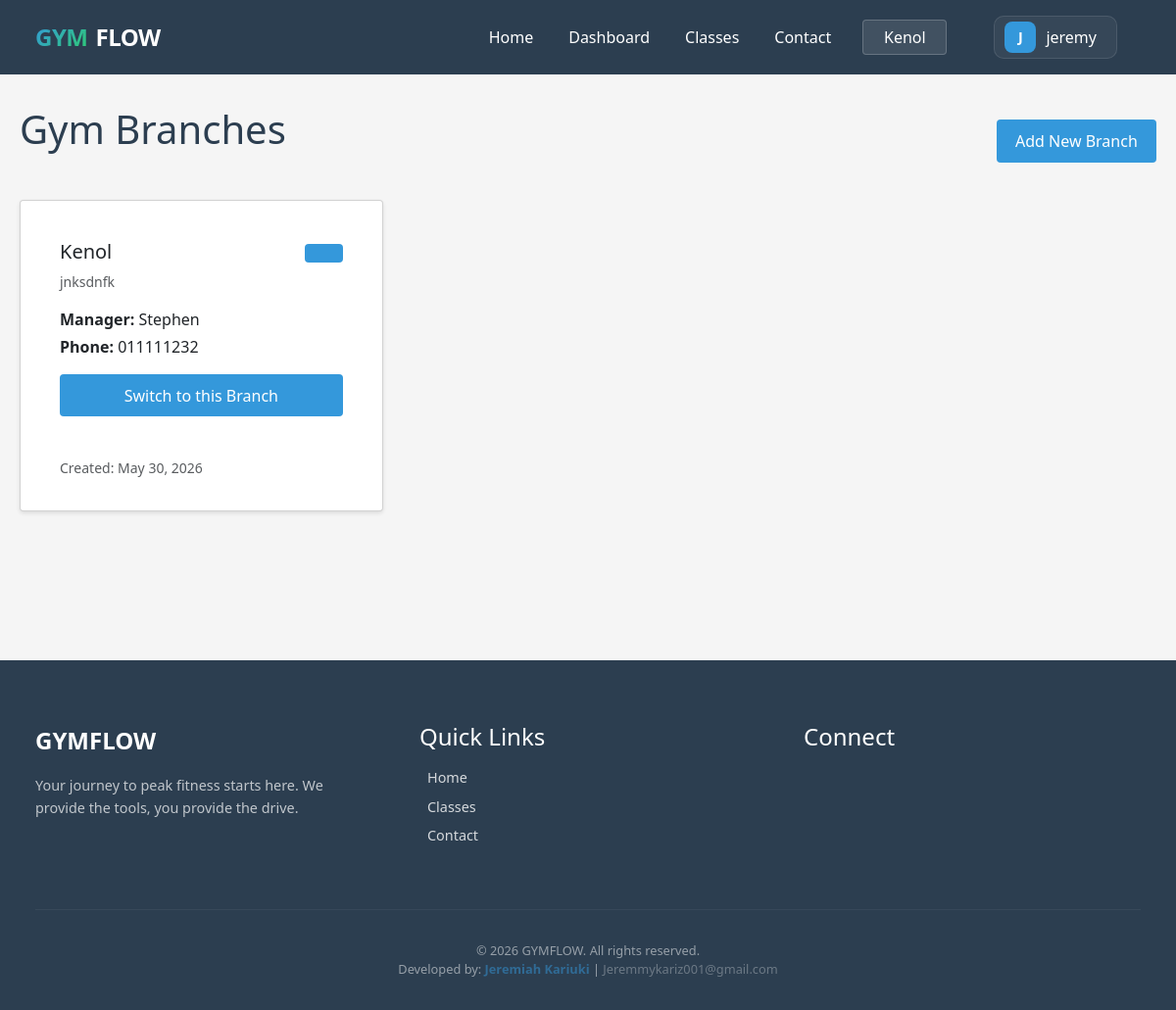
The app's page /manage/branches/ (signed in) with its own data.
### base/gym/models.py (models this page shows, shortened)
class Branch(models.Model):
    name = models.CharField(max_length=100)
    address = models.TextField()
    phone = models.CharField(max_length=20)
    email = models.EmailField()
    manager_name = models.CharField(max_length=100)
    logo = models.ImageField(upload_to='branch_logos/', blank=True, null=True)
    logo_url = models.URLField(blank=True, null=True)
    created_at = models.DateTimeField(auto_now_add=True)

### base/gym/views/branches.py (the view)
# urls.py: path("manage/branches/", views.branch_list, name="branch_list"),
@user_passes_test(is_admin)
def branch_list(request):
    branches = Branch.objects.all().order_by('-created_at')
    return render(request, "gym/admin/branches/branch_list.html", {"branches": branches})

### base/gym/context_processors.py (called while the page is built)
def branch_context(request):
    active_branch_id = request.session.get('active_branch_id')
    active_branch = None
    if active_branch_id:
        try:
            active_branch = Branch.objects.get(id=active_branch_id)
        except Branch.DoesNotExist:
            pass
    return {
        'all_branches': Branch.objects.all(),
        'active_branch': active_branch,
    }

### base/gym/views/branches.py (called while the page is built)
def is_admin(user):
    return user.is_authenticated and user.is_staff

### base/templates/gym/admin/branches/branch_list.html (shortened to what this page needs)
{% extends 'gym/base.html' %}
{% block content %}
<div class="d-flex justify-content-between align-items-center mb-4">
    <h1>Gym Branches</h1>
    <a href="{% url 'branch_create' %}" class="btn btn-primary">
         Add New Branch
    </a>
</div>
<div class="row">
    {% for branch in branches %}
    <div class="col-md-4 mb-4">
        <div class="card h-100">
            <div class="card-body">
                <div class="d-flex justify-content-between align-items-start mb-2">
                    <div class="d-flex align-items-center">
                        <h5 class="card-title mb-0">{{ branch.name }}</h5>
                    </div>
                    <div class="dropdown">
                        <button class="btn btn-sm btn-link text-muted" type="button" data-bs-toggle="dropdown">
                        </button>
                    </div>
                </div>
                <p class="text-muted small mb-3"> {{ branch.address }}</p>
                <div class="mb-3">
                    <p class="mb-1"><strong>Manager:</strong> {{ branch.manager_name }}</p>
                    <p class="mb-1"><strong>Phone:</strong> {{ branch.phone }}</p>
                </div>
                <div class="d-grid gap-2">
                    <a href="{% url 'set_active_branch' branch.id %}?next={{ request.get_full_path }}"
                        class="btn btn-outline-primary btn-sm">
                        Switch to this Branch
                    </a>
                </div>
            </div>
            <div class="card-footer bg-transparent border-top-0">
                <small class="text-muted">Created: {{ branch.created_at|date:"M d, Y" }}</small>
            </div>
        </div>
    </div>
    {% empty %}
    <div class="col-12 text-center py-5">
        <p class="lead text-muted">No branches found. Start by adding your primary location!</p>
    </div>
    {% endfor %}
</div>
{% endblock %}

### base/templates/gym/base.html (shortened to what this page needs)
{% load static %}
<!DOCTYPE html>
<html lang="en">
<head>
    <link href="https://cdn.jsdelivr.net/npm/bootstrap@5.3.0/dist/css/bootstrap.min.css" rel="stylesheet">
    <link rel="stylesheet" href="{% static 'gym/css/main.css' %}?v=1.1">
</head>
<body class="{% block body_class %}{% endblock %}">
    <nav>
        <div class="container nav-container">
            <div class="brand">
                <span class="brand-gym">GYM</span>
                <span class="brand-flow">FLOW</span>
            </div>
            <div class="nav-links">
                <a href="{% url 'home' %}" class="{% if request.resolver_match.url_name == 'home' %}active{% endif %}">
                     Home
                </a>
                {% if user.is_authenticated %}
                <a href="{% url 'portal_dashboard' %}"
                    class="{% if request.resolver_match.url_name == 'portal_dashboard' %}active{% endif %}">
                     Dashboard
                </a>
                {% endif %}
                <a href="{% url 'class_schedule' %}"
                    class="{% if request.resolver_match.url_name == 'class_schedule' %}active{% endif %}">
                    Classes
                </a>
                <a href="{% url 'contact' %}"
                    class="{% if request.resolver_match.url_name == 'contact' %}active{% endif %}">
                     Contact
                </a>
                {% if user.is_authenticated %}
                {% if user.is_staff %}
                <div class="branch-selector">
                    <button class="branch-btn" onclick="this.nextElementSibling.classList.toggle('show')">
                        {% if active_branch %}{{ active_branch.name }}{% else %}{{
                        request.session.active_branch_name|default:"Overall" }}{% endif %}
                    </button>
                </div>
                {% endif %}
                {% with m_name=user.member_profile.full_name|default:user.username %}
                <div class="header-profile-dropdown">
                    <a href="javascript:void(0)" class="header-profile-link" id="profileTrigger">
                        <div class="avatar-nav">
                            {% if user.member_profile.profile_picture %}
                            <img src="{{ user.member_profile.profile_picture.url|default:user.member_profile.profile_picture }}"
                                alt="" class="avatar-img">
                            {% else %}
                            {{ m_name|slice:":1"|upper }}
                            {% endif %}
                        </div>
                        <span class="d-none d-lg-inline">{{ m_name }}</span>
                    </a>
                </div>
                {% endwith %}
                {% else %}
                <a href="{% url 'login' %}" class="btn btn-login">Login</a>
                {% endif %}
            </div>
        </div>
    </nav>
    <div class="container">
        {% block content %}{% endblock %}
    </div>
    <footer class="site-footer">
        <div class="container">
            <div class="footer-grid">
                <div>
                    <div class="footer-brand">GYMFLOW</div>
                    <p class="footer-tagline">Your journey to peak fitness starts
                        here. We provide the tools, you provide the drive.</p>
                </div>
                <div>
                    <h4 class="footer-heading">Quick Links</h4>
                    <ul class="footer-links">
                        <li>
                            <a href="{% url 'home' %}">
                                 Home
                            </a>
                        </li>
                        <li>
                            <a href="{% url 'class_schedule' %}">
                                 Classes
                            </a>
                        </li>
                        <li>
                            <a href="{% url 'contact' %}">
                                 Contact
                            </a>
                        </li>
                    </ul>
                </div>
                <div>
                    <h4 class="footer-heading">Connect</h4>
                </div>
            </div>
            <div class="footer-bottom">
                <div class="footer-copyright">
                    &copy; 2026 GYMFLOW. All rights reserved.
                </div>
                <div class="footer-developer">
                    Developed by: <span style="color: #3498db; font-weight: 600;">Jeremiah Kariuki</span> |
                    <a href="mailto:Jeremmykariz001@gmail.com"
                        style="color: rgba(255,255,255,0.6); text-decoration: none; transition: 0.3s;"
                        onmouseover="this.style.color='#3498db'" onmouseout="this.style.color='rgba(255,255,255,0.6)'">
                         Jeremmykariz001@gmail.com
                    </a>
                </div>
            </div>
        </div>
    </footer>
</body>
</html>

### static/gym/css/main.css (style rules this page uses)
* { margin: 0; padding: 0; box-sizing: border-box; }
body { font-family: 'Segoe UI', Tahoma, Geneva, Verdana, sans-serif; background-color: #f5f5f5; color: #333; }
nav { background-color: #2c3e50; color: white; padding: 1rem; margin-bottom: 2rem; }
nav a { color: white; text-decoration: none; margin-right: 1.5rem; font-weight: 500; }
.container { max-width: 1200px; margin: 0 auto; padding: 0 20px; }
.nav-container { display: flex; align-items: center; justify-content: space-between; }
.nav-links { display: flex; align-items: center; gap: 0.5rem; }
h1 { color: #2c3e50; margin-bottom: 1.5rem; }
.btn { display: inline-block; padding: 0.6rem 1.2rem; background-color: #3498db; color: white; text-decoration: none; border: none; border-radius: 4px; cursor: pointer; font-size: 1rem; transition: background-color 0.3s; }
.card { background: white; padding: 1.5rem; border-radius: 4px; box-shadow: 0 2px 4px rgba(0, 0, 0, 0.1); margin-bottom: 1rem; }
.branch-selector { display: inline-block; margin-right: 1.5rem; position: relative; }
.branch-btn { background: rgba(255, 255, 255, 0.1); border: 1px solid rgba(255, 255, 255, 0.2); color: white; padding: 0.3rem 0.8rem; border-radius: 4px; display: flex; align-items: center; gap: 0.5rem; cursor: pointer; }
.brand { font-size: 1.5rem; font-weight: 800; letter-spacing: -0.5px; display: flex; align-items: center; gap: 0.5rem; }
.brand-gym { background: linear-gradient(135deg, #3498db, #2ecc71); background-clip: text; -webkit-background-clip: text; -webkit-text-fill-color: transparent; }
.brand-flow { color: #fff; }
.header-profile-dropdown { position: relative; margin-left: 1rem; }
.header-profile-link { display: flex; align-items: center; gap: 10px; padding: 5px 10px; border-radius: 10px; background: rgba(255, 255, 255, 0.05); border: 1px solid rgba(255, 255, 255, 0.1); transition: all 0.3s ease; }
.avatar-nav { width: 32px; height: 32px; background: #3498db; color: white; display: flex; align-items: center; justify-content: center; border-radius: 8px; font-weight: 700; font-size: 0.9rem; overflow: hidden; }
.site-footer { background: #2c3e50; color: white; padding: 4rem 1rem 2rem; margin-top: 8rem; }
.footer-grid { display: grid; grid-template-columns: repeat(auto-fit, minmax(200px, 1fr)); gap: 3rem; }
.footer-brand { font-size: 1.5rem; font-weight: 800; margin-bottom: 1rem; }
.footer-tagline { opacity: 0.7; font-size: 0.9rem; line-height: 1.6; }
.footer-heading { margin-bottom: 1rem; }
.footer-links { list-style: none; padding: 0; opacity: 0.8; font-size: 0.9rem; }
.footer-links li { margin-bottom: 0.5rem; }
.footer-links a { color: inherit; text-decoration: none; }
.footer-bottom { border-top: 1px solid rgba(255, 255, 255, 0.1); margin-top: 3rem; padding-top: 2rem; text-align: center; opacity: 0.5; font-size: 0.8rem; }

### records on screen
Branch: name "Kenol", address "jnksdnfk", manager_name "Stephen", phone "011111232", created_at "May 30, 2026"

### other values on screen
{{ m_name|slice:":1"|upper }} "J"
{{ m_name }} "jeremy"
